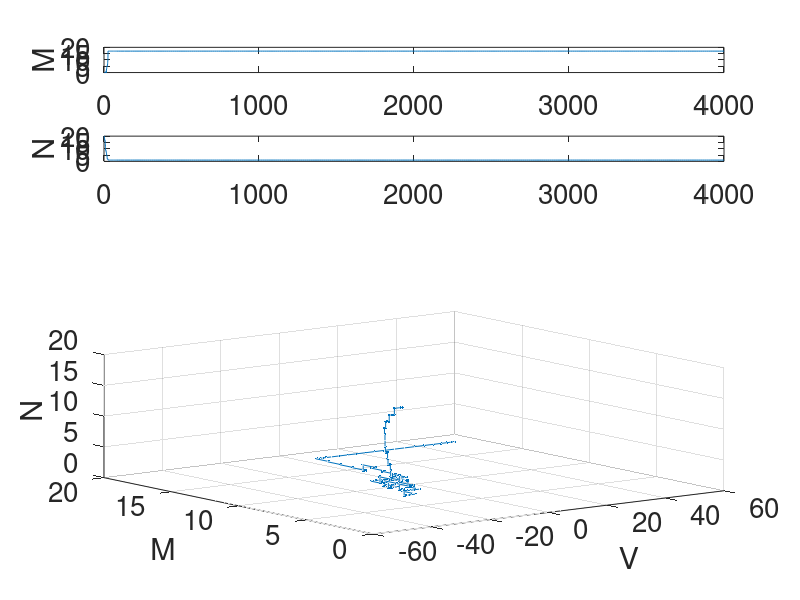

This chart was generated by the following MATLAB code:
function [V,M,N,t,Mtot,Ntot]=mlexactboth(tmax,Mtot,Ntot,doPlot,IappValue)
%function [V,M,Mtot,N,Ntot]=mlexactboth(tmax,Mtot,Ntot);
%
% Exact solution of Morris Lecar with discrete stochastic potassium channel
% (0<=N<=Ntot) and discrete stochastic calcium channel (0<=M<=Mtot).
% Using the random time change representation, we track four reactions:
%
% Rxn 1: calcium (m-gate) closed-> open (per capita rate alpha_m)
% Rxn 2: calcium (m-gate) open-> closed (per capita rate beta_m)
% Rxn 3: potassium (n-gate) closed-> open (per capita rate alpha_n)
% Rxn 4: potassium (n-gate) open-> closed (per capita rate beta_n)
%
% Default Mtot=40, Ntot=40, tmax=4000.
%
% Applied current "Iapp" set internally (default 100).
% Optional arguments:
%   doPlot (default true): enable output plots.
%   IappValue (default 100): constant applied current level.
%
% PJT June 2013, CWRU. Following Bard Ermentrout's "ml-rtc-exact.ode".
%% Use global variables to represent the channel state
% and random trigger for Poisson process
% Calcium
global Mcalcium_tot % total number of calcium channels
global Mcalcium % number of calcium channels in conducting state
global tau1 T1 % dummy variables for time to next Ca-opening event
global tau2 T2 % dummy variables for time to next Ca-closing event
% Potassium
global Npotassium_tot % total number of potassium channels
global Npotassium % number of potassium channels in conducting state
global tau3 T3 % dummy variables for time to next K-opening event
global tau4 T4 % dummy variables for time to next K-closing event
%% Set defaults for input arguments
if nargin < 3, Ntot=40; end
Npotassium_tot=Ntot;
if nargin < 2, Mtot=40; end
Mcalcium_tot=Mtot;
if nargin < 1, tmax=4e3; end
if nargin < 4, doPlot=true; end
if nargin < 5, IappValue=100; end
%% Parameters
phi_m=0.4;
va =-1.2; vb=18;
vc = 2; vd = 30;

phi_n = 0.04;
%% Functions for Morris-Lecar
global Iapp; Iapp=@(t)IappValue; % applied current
global xi_m; xi_m=@(v)(v-va)/vb; % scaled argument for m-gate input voltage
global minf; minf=@(v)0.5*(1+tanh(xi_m(v))); % m-gate activation function
global tau_m; tau_m=@(v)1./(phi_m*cosh(xi_m(v)/2)); % m-gate time constant
global alpha_m; alpha_m=@(v)(minf(v)./tau_m(v));
global beta_m; beta_m=@(v)((1-minf(v))./tau_m(v));
global xi_n; xi_n=@(v)(v-vc)/vd; % scaled argument for n-gate input
global ninf; ninf=@(v)0.5*(1+tanh(xi_n(v))); % n-gate activation function
global tau_n; tau_n=@(v)1./(phi_n*cosh(xi_n(v)/2)); % n-gate time constant
global alpha_n; alpha_n=@(v)(ninf(v)./tau_n(v));
global beta_n; beta_n=@(v)((1-ninf(v))./tau_n(v));
%% ODE options including reset
options=odeset('Events',@nextevent);
%% initialize
t0=0;
t=t0; % global "external" time
tau1=-log(rand); % time of next event on reaction stream 1 ("internal time")
tau2=-log(rand); % time of next event on reaction stream 2 ("internal time")
tau3=-log(rand); % time of next event on reaction stream 3 ("internal time")
tau4=-log(rand); % time of next event on reaction stream 4 ("internal time")
T1=0; % integrated intensity function for reaction 1
T2=0; % integrated intensity function for reaction 2
T3=0; % integrated intensity function for reaction 3
T4=0; % integrated intensity function for reaction 4
V0=-50; % start at an arbitrary middle voltage
V=V0; % initial voltage
M0=0; % start with calcium channels all closed
Mcalcium=M0; % initial state of calcium channel
M=M0; % use M to record the time course
N0=ceil(Ntot/2); % start with half potassium channels open
Npotassium=N0; % initial state of potassium channel
N=N0; % use N to record the time course
%% Loop over events
while t(end)<tmax
%% integrate ODE for voltage, until the next event is triggered
% State vector U for integration contains the following components
% 1 [voltage;

% 2 integral of (# closed)*alpha_m(v(t));
% 3 integral of (# open)*beta_m(v(t));
% 4 integral of (# closed)*alpha_n(v(t));
% 5 integral of (# open)*beta_n(v(t));
% 6 #open calcium channels;
% 7 #open potassium channels].
U0=[V0;0;0;0;0;M0;N0];
tspan=[t(end),tmax];
[tout,Uout,~,~,event_idx]=ode23(@dudtfunc,tspan,U0,options);
Vout=Uout(:,1); % voltage at time of next event
Mout=Uout(:,6); % number of calcium channels open at end of next event
Nout=Uout(:,7); % number of potassium channels open at end of next event
t=[t,tout'];
V=[V,Vout'];
M=[M,Mout'];
N=[N,Nout'];
%% Identify which reaction occurred, adjust state, and continue;
% and set trigger for next event.
mu=event_idx; % next reaction index
if mu==1 % next reaction is a calcium channel opening
M0=M0+1; % increment calcium channel state
tau1=tau1-log(rand); % increment in tau1 is exponentially distributed with mean 1
elseif mu==2 % next reaction is a calcium channel closing
M0=M0-1; % decrement calcium channel state
tau2=tau2-log(rand); % increment in tau2 is exponentially distributed with mean 1
elseif mu==3 % next reaction is a potassium channel opening
N0=N0+1;
% increment potassium channel state
tau3=tau3-log(rand); % increment in tau3 is exponentially distributed with mean 1
elseif mu==4 % next reaction is a potassium channel closing
N0=N0-1;
% decrement potassium channel state
tau4=tau4-log(rand); % increment in tau4 likewise
end
Mcalcium=M0;
Npotassium=N0;
if M0>Mcalcium_tot, error('M>Mtot'), end
if M0<0, error('M<0'), end
if N0>Npotassium_tot, error('N>Ntot'), end
if N0<0, error('N<0'), end
T1=T1+Uout(end,2);
T2=T2+Uout(end,3);
T3=T3+Uout(end,4);
T4=T4+Uout(end,5);
V0=V(end);

end % while t(end)<tmax
%% Plot output
if doPlot
figure
subplot(6,1,1),plot(t,M),ylabel('M','FontSize',20),set(gca,'FontSize',20)
subplot(6,1,2),plot(t,N),ylabel('N','FontSize',20),set(gca,'FontSize',20)
subplot(6,1,6),plot(t,V),xlabel('Time','FontSize',20)
ylabel('V','FontSize',20),set(gca,'FontSize',20)
subplot(6,1,4:6),plot3(V,M,N,'.-'),xlabel('V','FontSize',20)
ylabel('M','FontSize',20),zlabel('N','FontSize',20),set(gca,'FontSize',20)
grid on, rotate3d, shg
end
end % End of function mlexactboth
%% Define the RHS for Morris-Lecar
% state vector for integration is as follows:
% u(1) = voltage
% u(2) = integral of Ca-opening hazard function (Rxn 1)
% u(3) = integral of Ca-closing hazard function (Rxn 2)
% u(4) = integral of K-opening hazard function (Rxn 3)
% u(5) = integral of K-closing hazard function (Rxn 4)
% u(6) = M (number of open calcium channels)
% u(7) = N (number of open potassium channels)
function dudt=dudtfunc(t,u)
global Iapp % applied current
global Mcalcium Mcalcium_tot
global Npotassium Npotassium_tot
global alpha_m beta_m
global alpha_n beta_n
%% Parameters
vK =-84; vL =-60; vCa = 120;
gK =8; gL =2; C=20; gCa = 4.4;
%% calculate the RHS;
v=u(1); % extract the voltage from the input vector
dudt=[
(Iapp(t)-gCa*(Mcalcium/Mcalcium_tot)*(v-vCa)-gL*(v-vL)-gK*(Npotassium/Npotassium_tot)*(v-vK))/C;
alpha_m(v)*(Mcalcium_tot-Mcalcium);
% voltage
%-gK*(Npotassium/Npotassium_tot)*(v-vK))/C;
% Calcium chan. opening, internal time elapsed
% Calcium chan. closing, internal time elapsed
beta_m(v)*Mcalcium;
% Potassium chan. opening, internal time elapsed
alpha_n(v)*(Npotassium_tot-Npotassium);

% Potassium chan. closing, internal time elapsed
beta_n(v)*Npotassium;
0; % M is constant between events
0]; % N is constant between events
end
%% define behavior at threshold crossing
function [value,isterminal,direction] = nextevent(~,u)
global tau1 T1 % timing trigger for reaction 1 (calcium opening)
global tau2 T2 % timing trigger for reaction 2 (calcium closing)
global tau3 T3 % timing trigger for reaction 3 (potassium opening)
global tau4 T4 % timing trigger for reaction 4 (potassium closing)
value=[u(2)-(tau1-T1);u(3)-(tau2-T2);u(4)-(tau3-T3);u(5)-(tau4-T4)];
isterminal=[1;1;1;1]; % stop and restart integration at crossing
direction=[1;1;1;1]; % increasing value of the quantity at the trigger
end
